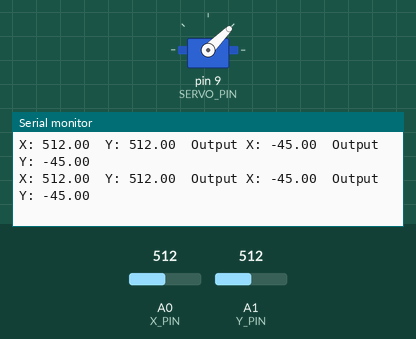
Simulated run of this sketch. Board: Arduino Uno, built with avr-gcc and run on an emulated ATmega328P. On the bench: servo, the last lines printed to the serial monitor. The inputs (shaded band) are chosen by the test bench; at power-on: A0 (X_PIN) = 512, A1 (Y_PIN) = 512.

Above: at 1.2 s.
1.3 s: A0 (X_PIN) set to 990
At 1.38 s:
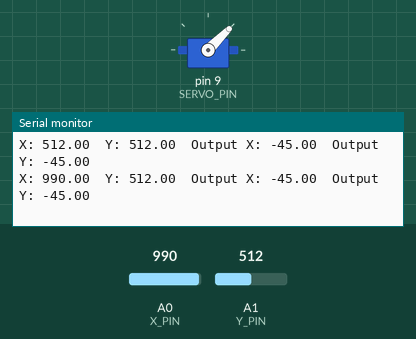
4.3 s: A0 (X_PIN) set to 1012
At 4.3 s:
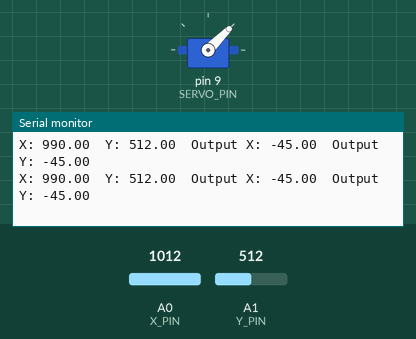
7.3 s: A1 (Y_PIN) set to 986
At 7.32 s:
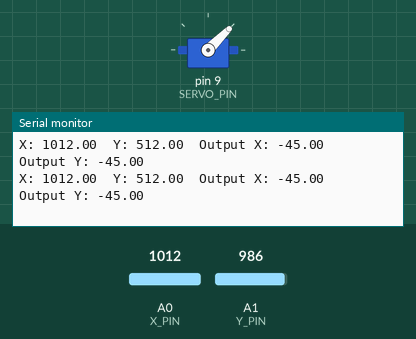
10.3 s: A1 (Y_PIN) set to 1012
At 10.35 s:
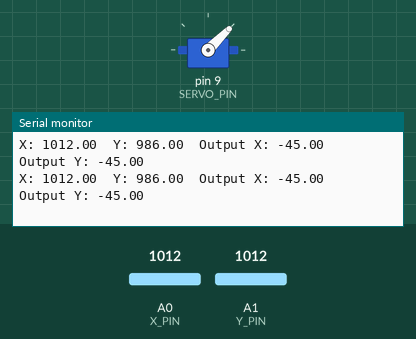
Timing chart, 0 to 12.8 s (numbered marks = the images above; inputs shaded):
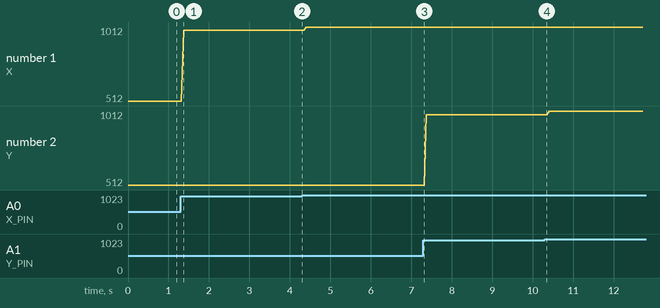

The sketch:

Arduino_file.ino
```cpp
#include <Servo.h>

// Define constants
#define KP 0.1
#define KI 0.01
#define KD 0.5
#define SERVO_PIN 9
#define X_PIN A0
#define Y_PIN A1
#define SETPOINT_X 0
#define SETPOINT_Y 0
#define SAMPLE_TIME 2

// Declare variables
float error_x = 0.0, error_y = 0.0;
float integral_x = 0.0, integral_y = 0.0;
float derivative_x = 0.0, derivative_y = 0.0;
float last_error_x = 0.0, last_error_y = 0.0;
float output_x = 0.0, output_y = 0.0;
float x = 0.0, y = 0.0;
Servo servo;

void setup() {
  // Set up serial communication
  Serial.begin(9600);

  // Set up servo motor
  servo.attach(SERVO_PIN);

  // Initialize variables
  last_error_x = SETPOINT_X - x;
  last_error_y = SETPOINT_Y - y;
}

void loop() {
  // Read sensor values
  x = analogRead(X_PIN);
  y = analogRead(Y_PIN);

  // Calculate errors
  error_x = SETPOINT_X - x;
  error_y = SETPOINT_Y - y;

  // Calculate integral terms
  integral_x += error_x * SAMPLE_TIME;
  integral_y += error_y * SAMPLE_TIME;

  // Calculate derivative terms
  derivative_x = (error_x - last_error_x) / SAMPLE_TIME;
  derivative_y = (error_y - last_error_y) / SAMPLE_TIME;

  // Calculate output values
  output_x = KP * error_x + KI * integral_x + KD * derivative_x;
  output_y = KP * error_y + KI * integral_y + KD * derivative_y;

  // Save current errors
  last_error_x = error_x;
  last_error_y = error_y;

  // Limit output values to servo range
  output_x = constrain(output_x, -45, 45);
  output_y = constrain(output_y, -45, 45);

  // Move servo to new position
  servo.write(90 + output_x);

  // Print debug information
  Serial.print("X: ");
  Serial.print(x);
  Serial.print("\tY: ");
  Serial.print(y);
  Serial.print("\tOutput X: ");
  Serial.print(output_x);
  Serial.print("\tOutput Y: ");
  Serial.println(output_y);

  // Wait for next sample time
  delay(SAMPLE_TIME);
}
```

Measured:
- after the input at 1.3 s, the serial monitor: prints a new line after 0.07 s (image 1)
- plotted number 1: 512 → 990 after the input at 1.3 s, 990 → 1012 after the input at 4.3 s
- plotted number 2: 512 → 986 after the input at 7.3 s
